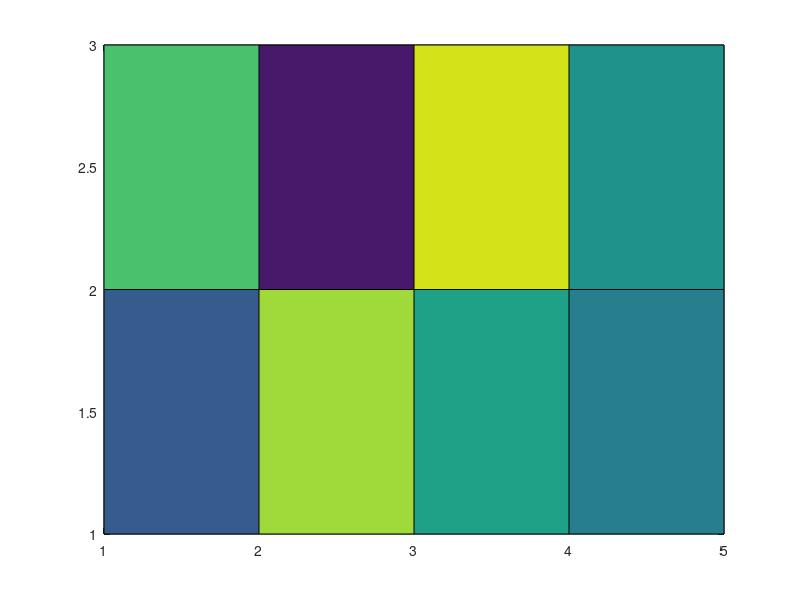

This chart was generated by the following MATLAB code: (Note: this script raises an error after producing the figure.)
X = [1 2 3; 1 2 3; 1 2 3];
Y = X';
mymap = [1 0 0; 0 1 0; 0 0 1; 1 1 0; 0 0 0];
C = [5 13 9 7 12; 11 2 14 8 10; 6 1 3 4 15];
s = pcolor(C);
s.FaceColor = 'interp';
colormap(mymap)

%%
mymap = [1 0 0; 0 1 0; 0 0 1; 1 1 0; 0 0 0];
square_mat = zeros(15,15);
square_mat(8,8) = 1;

figure(1)
colormap(mymap)
imagesc(square_mat)

%%
d = [face_complexities;random_complexities];
h = heatmap(d);